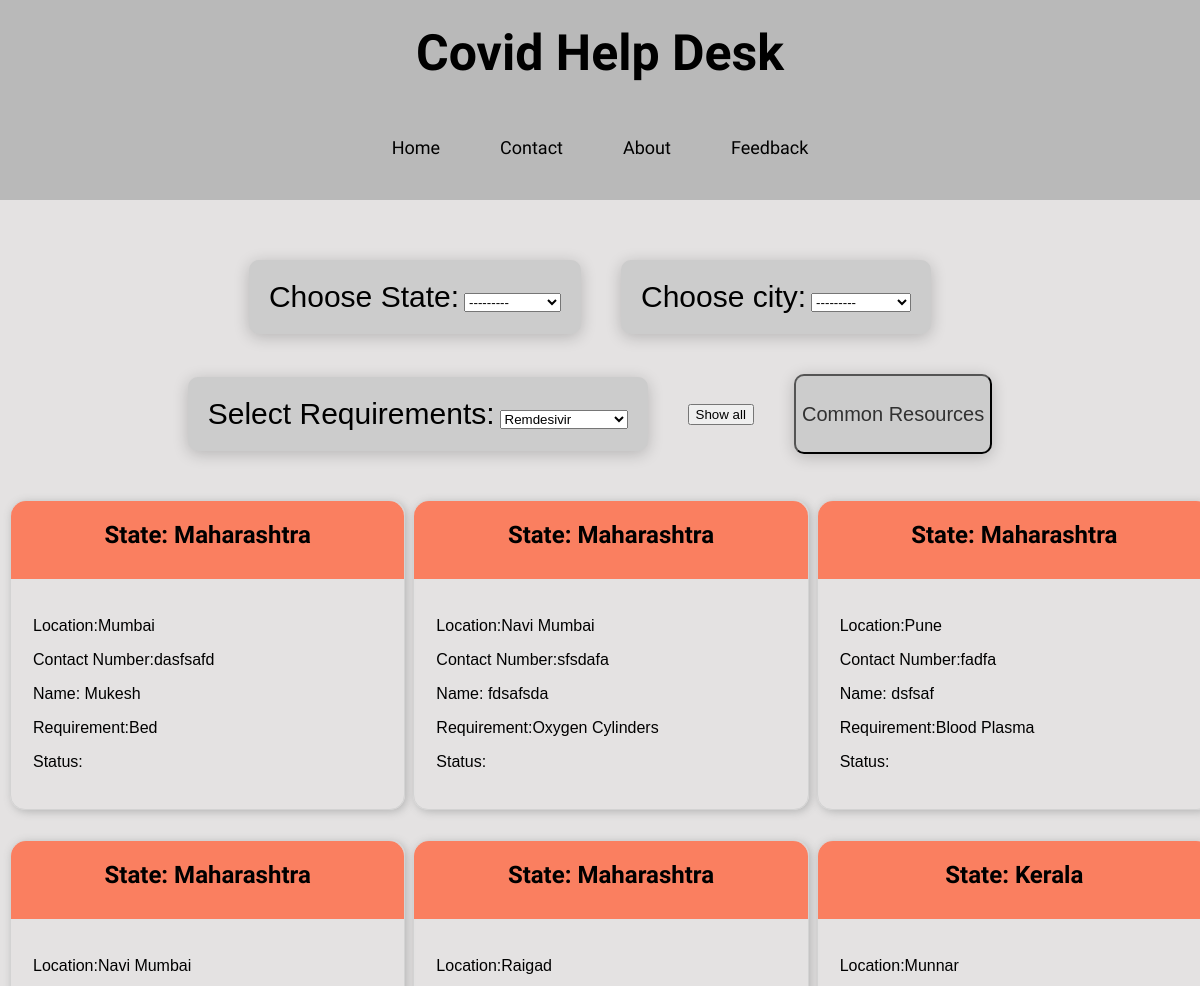
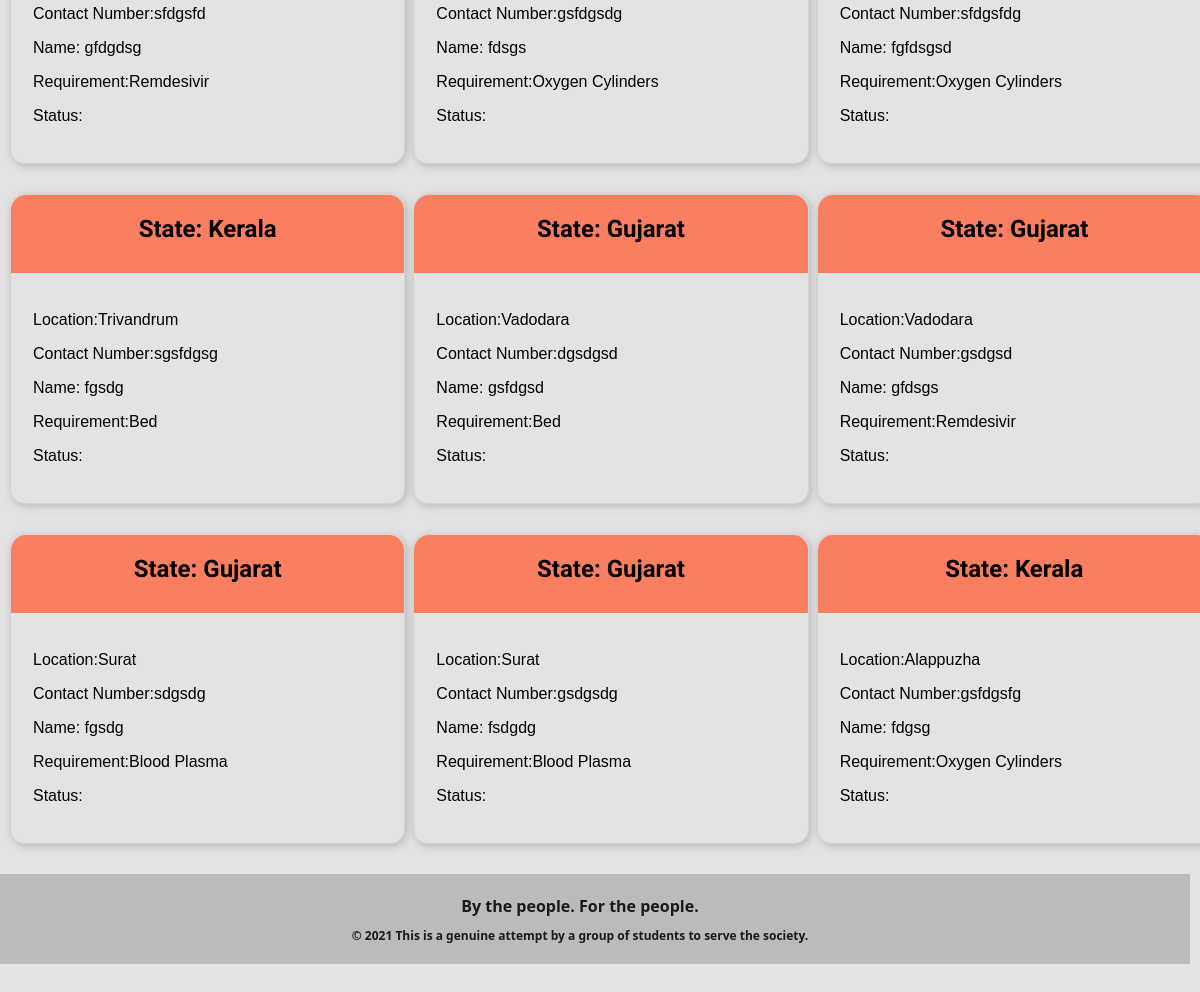
The page /posts on the database its author committed (2 pictures, top to bottom).
### receiver/models.py (models this page shows, shortened)
class Res_type(models.Model):
    resource_name = models.CharField(max_length=50)
    more_info = models.CharField(
        default='', max_length=200, blank=True, null=True)
    def __str__(self):
        return self.resource_name

class Needy(models.Model):
    name = models.CharField(max_length=200)
    email_id = models.CharField(default='', max_length=200)
    phone = models.CharField(default='', max_length=200)
    state = models.ForeignKey(
        State, on_delete=models.SET_NULL, blank=True, null=True)
    city = models.ForeignKey(
        City, on_delete=models.SET_NULL, blank=True, null=True)
    resource_name = models.ForeignKey(
        Res_type, default='del', verbose_name="resc_type", on_delete=models.SET_DEFAULT)
    description = models.CharField(max_length=200)
    created_at = models.DateTimeField(default=timezone.now, auto_created=True)

class State(models.Model):
    name = models.CharField(max_length=40)
    def __str__(self):
        return self.name

class City(models.Model):
    state = models.ForeignKey(
        State, on_delete=models.CASCADE)
    name = models.CharField(max_length=40)
    def __str__(self):
        return self.name

### receiver/views.py (the view)
# urls.py: path('posts', views.posts, name='posts'),
def posts(request):
    posts = Needy.objects.all()
    pf_new = Post_filt()
    if request.method == "POST":
        pf = Post_filt(request.POST)
        return render(request, 'posts.html', {'posts': posts, 'pf': pf})
    return render(request, 'posts.html', {'posts': posts, 'pf': pf_new})

### receiver/forms.py
class Post_filt(forms.ModelForm):
    class Meta:
        model = Needy
        fields = ['state', 'city', 'resource_name']

### receiver/templates/posts.html (shortened to what this page needs)
{% extends 'base.html'%}
{% block content %}
{% load static %}
<link rel="stylesheet" href="{% static 'css/cards.css' %}" type="text/css" />
<div class="selection_box" method="POST" id='postN' data-cities-url="{% url 'ajax_load_cities' %}"
    post-cards-url="{% url 'newpostCards' %}">
    <div class="Regiondropdown">
        <div id="SelectRegion">
            <label id="LabelText">Choose State:</label>
            {{ pf.state }}
        </div>
    </div>
    <div class="Regiondropdown">
        <div id="SelectRegion">
            <label id="LabelText">Choose city:</label>
            {{ pf.city }}
        </div>
    </div>
    <div class="Requirementdropdown">
        <div id="SelectRequirement">
            <label id="LabelText">Select Requirements:</label>
            {{ pf.resource_name }}
        </div>
    </div>
    <div class="resources_button">
        <button id="show_all">Show all</button>
    </div>
    <div class="resources_button">
        <button id="CommonResources">Common Resources</button>
    </div>
</div>
<div class="whole_card" id='post_cards'>
    {% for post in posts %}
    <div class="card1">
        <div class="State" style="color: black;">
            <h2>State: {{post.state}}</h2>
        </div>
        <div class="container">
            <p>Location:{{post.city}}</p>
            <p>Contact Number:{{post.phone}} </p>
            <p>Name: {{post.name}}</p>
            <p>Requirement:{{post.resource_name}}
            </p>
            <p>Status: </p>
        </div>
    </div>
    {% endfor %}
</div>
{% endblock %}

### receiver/static/css/base_style.css (style rules this page uses)
head, body { margin: 0px; padding: 0px; background-color: rgb(228, 226, 226); justify-content: center; max-width: 100%; overflow-x: hidden; }

### receiver/static/css/cards.css (style rules this page uses)
.selection_box { width: 100%; height: 100px; display: flex; flex-direction: row; justify-content: center; align-items: center; }
.Regiondropdown { margin: 10px; padding: 10px; }
.Regiondropdown option { margin: 20px; padding: 20px; }
#SelectRegion { border-radius: 10px; padding: 20px; background-color: rgb(204, 204, 204); box-shadow: 0 3px 1rem rgb(0 0 0 / 20%); }
.Requirementdropdown { margin: 10px; padding: 10px; }
#SelectRequirement { border-radius: 10px; padding: 20px; background-color: rgb(204, 204, 204); box-shadow: 0 3px 1rem rgb(0 0 0 / 20%); }
#LabelText { font-family: "Gill Sans", "Gill Sans MT", Calibri, "Trebuchet MS", sans-serif; font-size: 30px; }
.resources_button { margin: 10px; padding: 10px; }
#CommonResources { height: 80px; background-color: rgb(204, 204, 204); border-radius: 10px; font-family: "Gill Sans", "Gill Sans MT", Calibri, "Trebuchet MS", sans-serif; color: rgb(49, 49, 49); text-align: center; text-decoration: none; font-size: 20px; box-shadow: 0 3px 1rem rgb(0 0 0 / 20%); cursor: pointer; }
.whole_card { margin-top: 100px; display: grid; grid-template-columns: repeat(4, 1fr); grid-gap: 20px; }
.whole_card p { font-family: "Franklin Gothic Medium", "Arial Narrow", Arial, sans-serif; }
.card1, .card2, .card3 { margin: 10px; width: 100%; display: flex; flex-direction: column; border: 1px rgb(211, 211, 211) solid; border-radius: 15px; box-shadow: 2px 2px 9px rgb(182, 182, 182); }
.State { height: 78px; background: rgb(250, 127, 96); color: white; text-align: center; border-top-right-radius: 15px; border-top-left-radius: 15px; font-family: "Red Hat Display", sans-serif; }
.container { padding: 12px; margin: 10px; color: rgb(0, 0, 0); }
@media only screen and (max-width: 1400px) { .whole_card { display: grid; grid-template-columns: repeat(3, 1fr); grid-gap: 10px; } }
@media only screen and (max-width: 1400px) { .selection_box { margin: 40px; font-size: 10px; flex-wrap: wrap; } }
@media only screen and (max-width: 1400px) { .Regiondropdown { font-size: 20px; } }
@media only screen and (max-width: 1400px) { .Requirementdropdown { font-size: 20px; } }
@media only screen and (max-width: 1250px) { .selection_box { margin-left: -10px; margin-bottom: 150px; font-size: 10px; flex-wrap: wrap; } }
@media only screen and (max-width: 1250px) { .Regiondropdown { font-size: 20px; } }
@media only screen and (max-width: 1250px) { .Requirementdropdown { font-size: 20px; } }

### rows shown on the page
Res_type: resource_name "Remdesivir"
Needy: state "Maharashtra", city "Mumbai", phone "dasfsafd", name "Mukesh", resource_name "Bed"
Needy: state "Maharashtra", city "Navi Mumbai", phone "sfsdafa", name "fdsafsda", resource_name "Oxygen Cylinders"
Needy: state "Maharashtra", city "Pune", phone "fadfa", name "dsfsaf", resource_name "Blood Plasma"
Needy: state "Maharashtra", city "Navi Mumbai", phone "sfdgsfd", name "gfdgdsg", resource_name "Remdesivir"
Needy: state "Maharashtra", city "Raigad", phone "gsfdgsdg", name "fdsgs", resource_name "Oxygen Cylinders"
Needy: state "Kerala", city "Munnar", phone "sfdgsfdg", name "fgfdsgsd", resource_name "Oxygen Cylinders"
Needy: state "Kerala", city "Trivandrum", phone "sgsfdgsg", name "fgsdg", resource_name "Bed"
Needy: state "Gujarat", city "Vadodara", phone "dgsdgsd", name "gsfdgsd", resource_name "Bed"
Needy: state "Gujarat", city "Vadodara", phone "gsdgsd", name "gfdsgs", resource_name "Remdesivir"
Needy: state "Gujarat", city "Surat", phone "sdgsdg", name "fgsdg", resource_name "Blood Plasma"
Needy: state "Gujarat", city "Surat", phone "gsdgsdg", name "fsdgdg", resource_name "Blood Plasma"
Needy: state "Kerala", city "Alappuzha", phone "gsfdgsfg", name "fdgsg", resource_name "Oxygen Cylinders"
